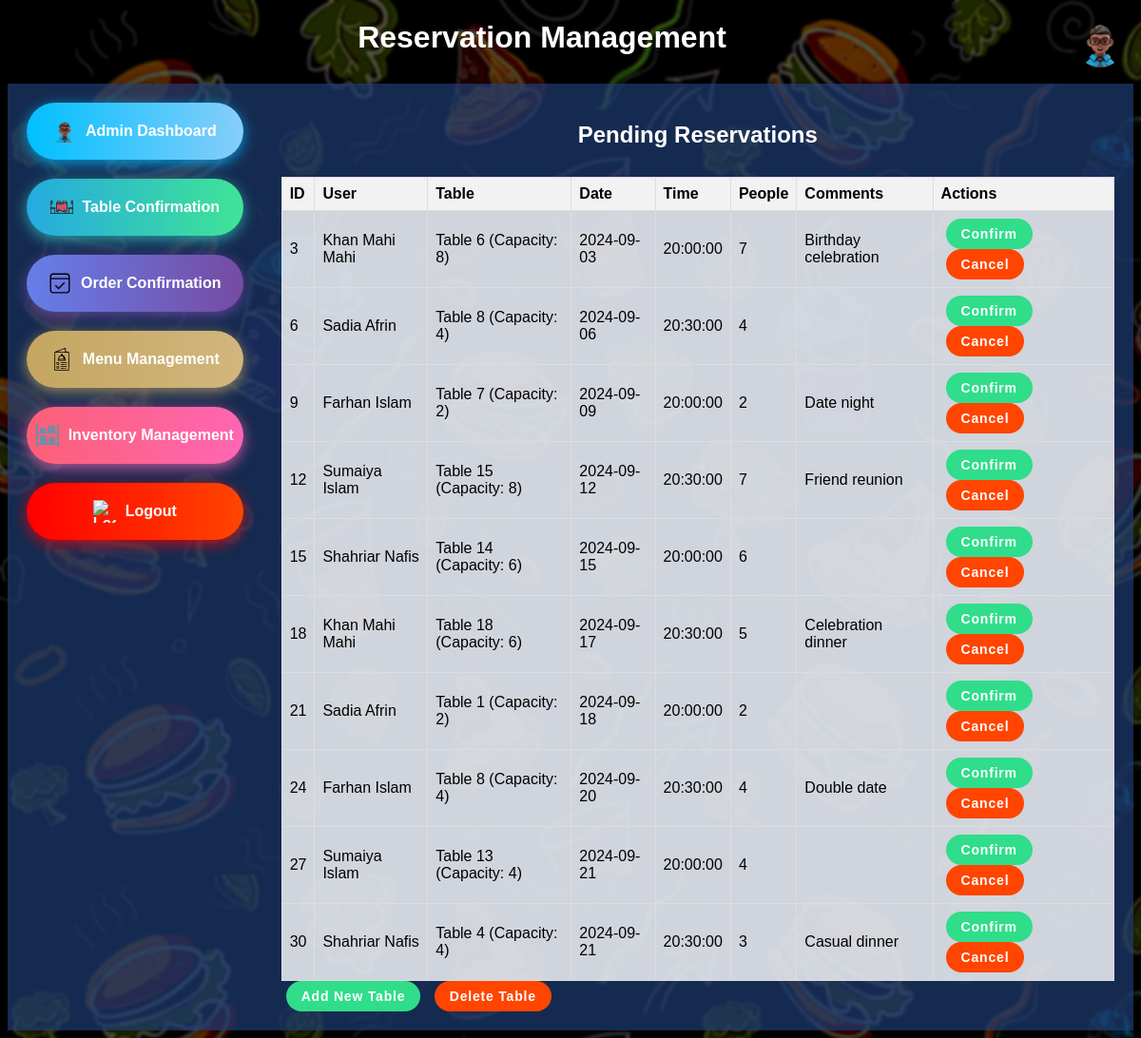
The page /table_mange.php (signed in) on the database its author committed.
### tables this page shows
CREATE TABLE reservations (
    id INT AUTO_INCREMENT PRIMARY KEY,
    user_id INT,
    table_number INT NOT NULL,
    reservation_date DATE NOT NULL,
    reservation_time TIME NOT NULL,
    number_of_people INT NOT NULL,
    status ENUM('pending', 'confirmed', 'cancelled') DEFAULT 'pending',
    created_at TIMESTAMP DEFAULT CURRENT_TIMESTAMP,
    comment TEXT NULL,
    FOREIGN KEY (user_id) REFERENCES users(id)
);

CREATE TABLE users (
    id INT AUTO_INCREMENT PRIMARY KEY,
    username VARCHAR(50) NOT NULL UNIQUE,
    password VARCHAR(255) NOT NULL,
    name VARCHAR(100) NOT NULL,
    phone_number VARCHAR(20) NOT NULL,
    email VARCHAR(100) NOT NULL UNIQUE
);

CREATE TABLE tables (
    id INT AUTO_INCREMENT PRIMARY KEY,
    table_number INT NOT NULL UNIQUE,
    capacity INT NOT NULL,
    is_available BOOLEAN DEFAULT TRUE
);

### table_mange.php (the view, shortened to what this page needs)
<?php
include 'db_connection.php';
$sql = "SELECT r.*, u.name as user_name, t.capacity
        FROM reservations r
        JOIN users u ON r.user_id = u.id
        JOIN tables t ON r.table_number = t.table_number
        WHERE r.status = 'pending'
        ORDER BY r.reservation_date, r.reservation_time";
$result = $conn->query($sql);
$reservations = $result->fetch_all(MYSQLI_ASSOC);
?>
<!DOCTYPE html>
<html lang="en">
<head>
    <link rel="stylesheet" href="css2/tab_man.css">
</head>
<body>
    <img src="images/staff_bg.png" alt="User Avatar" class="avatar">
    <h1>Reservation Management</h1>
    <div class="container">
        <div class="button-grid">
            <a href="admin_dashboard.php" class="bn632-hover admin-dashboard">
                <img src="images/staff_bg.png" alt="Menu">
                Admin Dashboard
            </a>
            <a href="table_mange.php" class="bn632-hover table-confirmation">
                <img src="images/table_icon.svg" alt="Table">
                Table Confirmation
            </a>
            <a href="order_management.php" class="bn632-hover order-confirmation">
                <img src="images/order_icon.svg" alt="Order">
                Order Confirmation
            </a>
            <a href="menu_manage.php" class="bn632-hover menu-management">
                <img src="images/menu_icon.svg" alt="Menu">
                Menu Management
            </a>
            <a href="inventory.php" class="bn632-hover inventory-management">
                <img src="images/inventory_icon.svg" alt="Inventory">
                Inventory Management
            </a>
            <a href="logout.php" class="bn632-hover logout-button">
                <img src="images/admin_exit.svg" alt="Logout">
                Logout
            </a>
        </div>
        <div class="content-area">
            <h2>Pending Reservations</h2>
            <table>
                <thead>
                    <tr>
                        <th>ID</th>
                        <th>User</th>
                        <th>Table</th>
                        <th>Date</th>
                        <th>Time</th>
                        <th>People</th>
                        <th>Comments</th>
                        <th>Actions</th>
                    </tr>
                </thead>
                <tbody>
                    <?php foreach ($reservations as $reservation): ?>
                    <tr>
                        <td><?php echo $reservation['id']; ?></td>
                        <td><?php echo htmlspecialchars($reservation['user_name']); ?></td>
                        <td>Table <?php echo $reservation['table_number']; ?> (Capacity: <?php echo $reservation['capacity']; ?>)</td>
                        <td><?php echo $reservation['reservation_date']; ?></td>
                        <td><?php echo $reservation['reservation_time']; ?></td>
                        <td><?php echo $reservation['number_of_people']; ?></td>
                        <td><?php echo htmlspecialchars($reservation['comment']); ?></td>
                        <td>
                            <form method="POST" style="display: inline;">
                                <button type="submit" name="action" value="confirm" class="confirm-btn">Confirm</button>
                                <button type="submit" name="action" value="cancel" class="cancel-btn">Cancel</button>
                            </form>
                        </td>
                    </tr>
                    <?php endforeach; ?>
                </tbody>
            </table>
            <button id="addTableBtn" class="confirm-btn">Add New Table</button>
            <button id="deleteTableBtn" class="cancel-btn">Delete Table</button>
        </div>
    </div>
</body>
</html>

### css2/tab_man.css (style rules this page uses)
body { font-family: Arial, sans-serif; color: #fff; position: relative; opacity: 100%; background-image: url('../images/admin_backgoround2.jpg'); }
.container { background: rgba(30, 60, 114, 0.7); max-width: 1200px; margin: 0 auto; padding: 20px; display: flex; position: relative; z-index: 1; box-shadow: 0 0 20px rgba(0, 0, 0, 0.3); }
h1, h2 { text-align: center; margin-bottom: 30px; }
.button-grid { display: flex; flex-direction: column; gap: 20px; width: 250px; margin-right: 20px; }
.bn632-hover.table-confirmation { background-image: linear-gradient(to right, #25aae1, #40e495, #30dd8a, #2bb673); box-shadow: 0 4px 15px 0 rgba(49, 196, 190, 0.75); }
.bn632-hover.inventory-management { background-image: linear-gradient(to right, #fc6076, #ff66b2, #ff99cc, #ffb3e6); box-shadow: 0 4px 15px 0 rgba(255, 102, 178, 0.75); }
.bn632-hover.order-confirmation { background-image: linear-gradient(to right, #667eea, #764ba2, #6b8dd6, #8e37d7); box-shadow: 0 4px 15px 0 rgba(116, 79, 168, 0.75); }
.bn632-hover.menu-management { background-image: linear-gradient(to right, #c4a661, #d1b67e, #e2cba1, #f1e0c1); box-shadow: 0 4px 15px 0 rgba(196, 166, 97, 0.75); }
.bn632-hover.logout-button { background-image: linear-gradient(to right, #ff0000, #ff4500, #ff6347, #ff1493); box-shadow: 0 4px 15px 0 rgba(255, 0, 0, 0.75); }
.bn632-hover.admin-dashboard { background-image: linear-gradient(to right, #00bfff, #87cefa, #ffd700, #ffeb3b); box-shadow: 0 4px 15px 0 rgba(0, 191, 255, 0.75); }
.bn632-hover img { width: 24px; height: 24px; margin-right: 10px; }
.bn632-hover { width: 100%; font-size: 16px; font-weight: 600; color: #fff; cursor: pointer; height: 60px; text-align: center; border: none; background-size: 300% 100%; border-radius: 50px; transition: all .4s ease-in-out; display: flex; align-items: center; justify-content: center; text-decoration: none; }
.avatar { width: 50px; height: 50px; border-radius: 50%; margin-right: 10px; float: right; }
.confirm-btn, .cancel-btn { outline: none; cursor: pointer; border: none; padding: 0.5rem 1rem; margin: 0 5px; font-family: inherit; font-size: inherit; position: relative; display: inline-block; letter-spacing: 0.05rem; font-weight: 700; font-size: 14px; border-radius: 500px; overflow: hidden; color: #fff; transition: all 0.3s ease; }
.confirm-btn { background: #30dd8a; }
.cancel-btn { background: #ff4500; }
table { width: 100%; border-collapse: collapse; margin-top: 20px; background-color: rgba(255, 255, 255, 0.8); color: #000; }
th, td { border: 1px solid #ddd; padding: 8px; text-align: left; }
th { background-color: #f2f2f2; }
.content-area { flex-grow: 1; padding-left: 20px; }

### rows shown on the page
reservations: id "3", user.name "Khan Mahi Mahi", table_number "6", tables.capacity "8", reservation_date "2024-09-03", reservation_time "20:00:00", number_of_people "7", comment "Birthday celebration"
reservations: id "6", user.name "Sadia Afrin", table_number "8", tables.capacity "4", reservation_date "2024-09-06", reservation_time "20:30:00", number_of_people "4"
reservations: id "9", user.name "Farhan Islam", table_number "7", tables.capacity "2", reservation_date "2024-09-09", reservation_time "20:00:00", number_of_people "2", comment "Date night"
reservations: id "12", user.name "Sumaiya Islam", table_number "15", tables.capacity "8", reservation_date "2024-09-12", reservation_time "20:30:00", number_of_people "7", comment "Friend reunion"
reservations: id "15", user.name "Shahriar Nafis", table_number "14", tables.capacity "6", reservation_date "2024-09-15", reservation_time "20:00:00", number_of_people "6"
reservations: id "18", user.name "Khan Mahi Mahi", table_number "18", tables.capacity "6", reservation_date "2024-09-17", reservation_time "20:30:00", number_of_people "5", comment "Celebration dinner"
reservations: id "21", user.name "Sadia Afrin", table_number "1", tables.capacity "2", reservation_date "2024-09-18", reservation_time "20:00:00", number_of_people "2"
reservations: id "24", user.name "Farhan Islam", table_number "8", tables.capacity "4", reservation_date "2024-09-20", reservation_time "20:30:00", number_of_people "4", comment "Double date"
reservations: id "27", user.name "Sumaiya Islam", table_number "13", tables.capacity "4", reservation_date "2024-09-21", reservation_time "20:00:00", number_of_people "4"
reservations: id "30", user.name "Shahriar Nafis", table_number "4", tables.capacity "4", reservation_date "2024-09-21", reservation_time "20:30:00", number_of_people "3", comment "Casual dinner"
